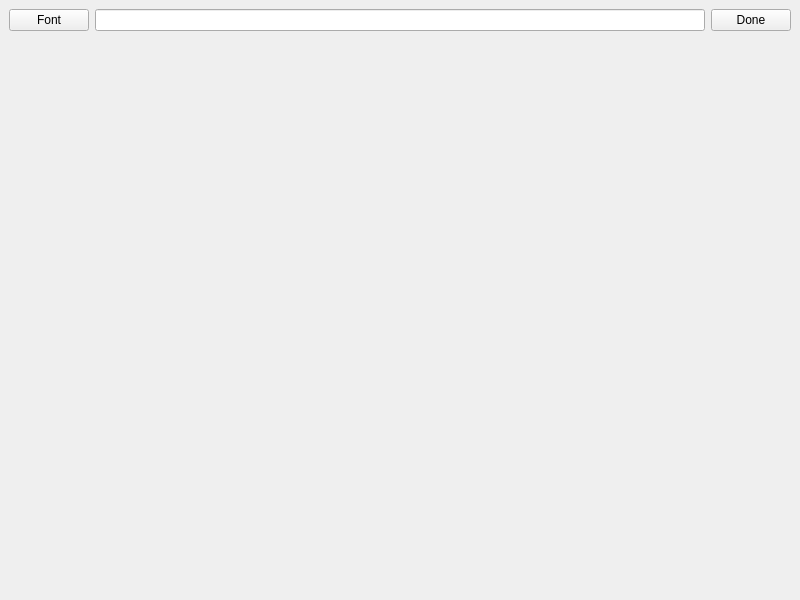
<?xml version="1.0" encoding="UTF-8"?>
<ui version="4.0">
 <class>MainWindow</class>
 <widget class="QMainWindow" name="MainWindow">
  <property name="geometry">
   <rect>
    <x>0</x>
    <y>0</y>
    <width>800</width>
    <height>600</height>
   </rect>
  </property>
  <property name="windowTitle">
   <string>MainWindow</string>
  </property>
  <widget class="QWidget" name="centralwidget">
   <layout class="QGridLayout" name="gridLayout">
    <item row="0" column="0">
     <layout class="QHBoxLayout" name="horizontalLayout">
      <item>
       <widget class="QPushButton" name="fontBtn">
        <property name="text">
         <string>Font</string>
        </property>
       </widget>
      </item>
      <item>
       <widget class="QLineEdit" name="textBox"/>
      </item>
      <item>
       <widget class="QPushButton" name="doneBtn">
        <property name="text">
         <string>Done</string>
        </property>
       </widget>
      </item>
     </layout>
    </item>
    <item row="1" column="0">
     <widget class="PaintWidget" name="canvas" native="true">
      <property name="sizePolicy">
       <sizepolicy hsizetype="Expanding" vsizetype="Expanding">
        <horstretch>20</horstretch>
        <verstretch>20</verstretch>
       </sizepolicy>
      </property>
     </widget>
    </item>
   </layout>
  </widget>
 </widget>
 <customwidgets>
  <customwidget>
   <class>PaintWidget</class>
   <extends>QWidget</extends>
   <header>paintwidget.h</header>
   <container>1</container>
  </customwidget>
 </customwidgets>
 <resources/>
 <connections/>
</ui>
